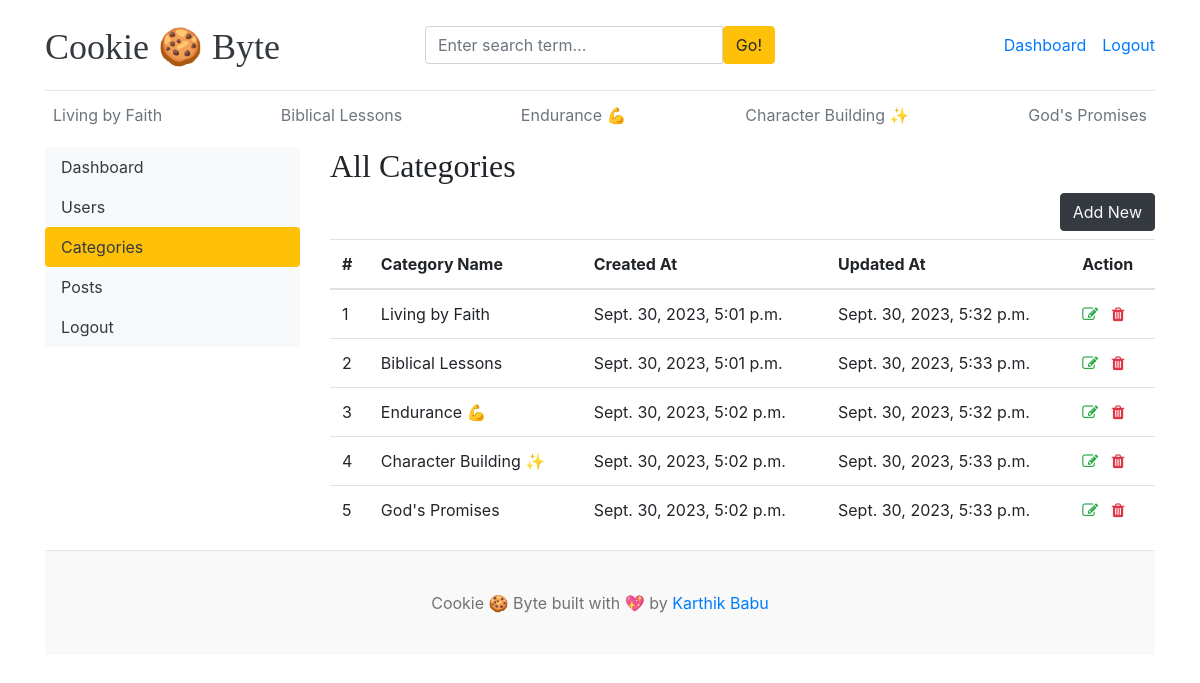
Screenshot of /dashboard/categories/ (signed in) with the database file from the repository.
### blogs/models.py (models this page shows)
class Category(models.Model):
    category_name = models.CharField(max_length=50, unique=True)
    created_at = models.DateTimeField(auto_now_add=True)
    updated_at = models.DateTimeField(auto_now=True)
    class Meta:
        verbose_name_plural = 'categories'
    def __str__(self):
        return self.category_name

### dashboards/views.py (the view)
# urls.py: path('categories/',views.categories, name='categories'),
@login_required(login_url='login')
def categories(request):
    return render(request, 'dashboard/categories.html',)

### blogs/context_processors.py (called while the page is built)
def get_categories(request):
    categories = Category.objects.all()
    return dict(categories=categories)

def get_social_links(request):
    social_links = SocialLink.objects.all()
    return dict(social_links=social_links)

### templates/dashboard/categories.html (shortened to what this page needs)
{% extends 'base.html' %}
{% block content %}
<div class="row">
  {% include 'dashboard/sidebar.html' %}
  <div class="col-md-9">
    <h2>All Categories</h2>
    <a href="{% url 'add_category' %}" class="btn btn-dark text-light float-right mb-2">Add New</a>
    <table class="table table-hover">
  <thead>
    <tr>
      <th>#</th>
      <th>Category Name</th>
      <th>Created At</th>
      <th>Updated At</th>
      <th>Action</th>
    </tr>
  </thead>
  <tbody>
  {% for cat in categories %}
    <tr>
      <td>{{ forloop.counter }}</td>
      <td>{{ cat }}</td>
      <td>{{ cat.created_at }}</td>
      <td>{{ cat.updated_at }}</td>
     <td>
    {% if user.is_staff or user.is_superuser %}
        <a href="{% url 'edit_category' cat.id %}"><i class="fa fa-edit text-success"></i></a>
        <a href="{% url 'delete_category' cat.id %}"><i class="fa fa-trash text-danger"></i></a>
    {% endif %}
</td>
    </tr>
  {% endfor %}
  </tbody>
</table>
</div>
</div>
{% endblock %}

### templates/base.html (shortened to what this page needs)
{% load static %}
<!DOCTYPE html>
<html lang="en">
<head>
    <link href="https://getbootstrap.com/docs/4.0/dist/css/bootstrap.min.css" rel="stylesheet">
    <link href="{% static 'css/blog.css' %}" rel="stylesheet">
    <link rel="stylesheet" href="https://cdnjs.cloudflare.com/ajax/libs/font-awesome/4.7.0/css/font-awesome.min.css">
  </head>
<body>
    <div class="container">
      <header class="blog-header py-3">
        <div class="row flex-nowrap justify-content-between align-items-center">
          <div class="col-4 pt-1">
            <a class="blog-header-logo text-dark" href="/">Cookie 🍪 Byte</a>
          </div>
            <div class="col-4">
                <form action="{% url 'search' %}" method="GET">
                    <div class="input-group">
                        <input class="form-control" type="text" name="keyword" value="{{ keyword }}" placeholder="Enter search term..." aria-label="Enter search term..." aria-describedby="button-search" />
                        <button type="submit" class="btn btn-warning" id="button-search" type="button">Go!</button>
                    </div>
                </form>
            </div>
          <div class="col-4 d-flex justify-content-end align-items-center">
              {% if not user.is_authenticated %}
            <a class="btn btn-sm btn-warning" href="{% url 'login' %}">Login</a> &nbsp;
            <a class="btn btn-sm btn-outline-secondary" href="{% url 'register' %}">Register</a>
              {% else %}
              <span> <a href="{% url 'dashboard' %}">Dashboard</a></span>
                <span><a href="{% url 'logout' %}">Logout</a></span>
             {% endif %}
          </div>
        </div>
      </header>
      <div class="nav-scroller py-1 mb-2">
        <nav class="nav d-flex justify-content-between">
          {% for cat in categories %}
          <a class="p-2 text-muted" href="{% url 'posts_by_category' cat.id %}">{{cat.category_name}}</a>
          {% endfor %}
        </nav>
      </div>
        {% block content %}
        {% endblock %}
        <footer class="blog-footer">
  <p>Cookie 🍪 Byte built with 💖 by <a href="#">Karthik Babu</a></p>
</footer>
</body>
</html>

### blog_main/static/css/blog.css (style rules this page uses)
.blog-header { border-bottom: 1px solid #e5e5e5; }
.blog-header-logo { font-family: "Playfair Display", Georgia, "Times New Roman", serif; font-size: 2.25rem; }
h1, h2, h3, h4, h5, h6 { font-family: "Playfair Display", Georgia, "Times New Roman", serif; }
.blog-footer { padding: 2.5rem 0; color: #727272; text-align: center; background-color: #f9f9f9; border-top: .05rem solid #e5e5e5; }
.blog-footer p:last-child { margin-bottom: 0; }

### rows the page displays
Category: category_name "Living by Faith", created_at "Sept. 30, 2023, 5:01 p.m.", updated_at "Sept. 30, 2023, 5:32 p.m."
Category: category_name "Biblical Lessons", created_at "Sept. 30, 2023, 5:01 p.m.", updated_at "Sept. 30, 2023, 5:33 p.m."
Category: category_name "Endurance 💪", created_at "Sept. 30, 2023, 5:02 p.m.", updated_at "Sept. 30, 2023, 5:32 p.m."
Category: category_name "Character Building ✨", created_at "Sept. 30, 2023, 5:02 p.m.", updated_at "Sept. 30, 2023, 5:33 p.m."
Category: category_name "God's Promises", created_at "Sept. 30, 2023, 5:02 p.m.", updated_at "Sept. 30, 2023, 5:33 p.m."
